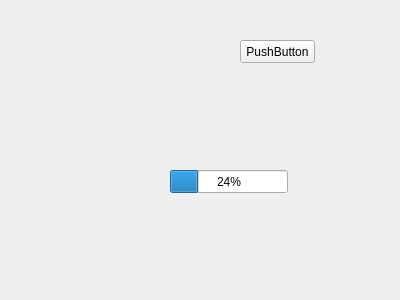
<?xml version="1.0" encoding="UTF-8"?>
<ui version="4.0">
 <class>preprocess_widget</class>
 <widget class="QWidget" name="preprocess_widget">
  <property name="geometry">
   <rect>
    <x>0</x>
    <y>0</y>
    <width>400</width>
    <height>300</height>
   </rect>
  </property>
  <property name="windowTitle">
   <string>Form</string>
  </property>
  <widget class="QPushButton" name="reconstruct_3dpoints_button">
   <property name="geometry">
    <rect>
     <x>240</x>
     <y>40</y>
     <width>75</width>
     <height>23</height>
    </rect>
   </property>
   <property name="text">
    <string>PushButton</string>
   </property>
  </widget>
  <widget class="QProgressBar" name="progressBar">
   <property name="geometry">
    <rect>
     <x>170</x>
     <y>170</y>
     <width>118</width>
     <height>23</height>
    </rect>
   </property>
   <property name="value">
    <number>24</number>
   </property>
  </widget>
 </widget>
 <resources/>
 <connections/>
</ui>
